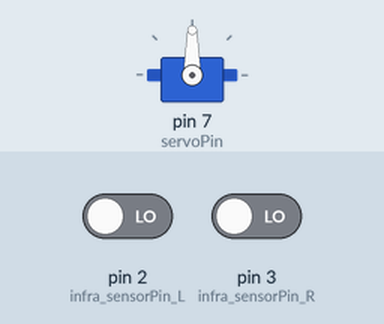
Simulated run of this sketch. Board: Arduino Uno, built with avr-gcc and run on an emulated ATmega328P. Parts: servo. The inputs (shaded band) are chosen by the test bench; at power-on: pin 2 (infra_sensorPin_L) LOW, pin 3 (infra_sensorPin_R) LOW.

Above: at 1.2 s.
1.3 s: pin 2 (infra_sensorPin_L) driven HIGH
At 1.9 s:
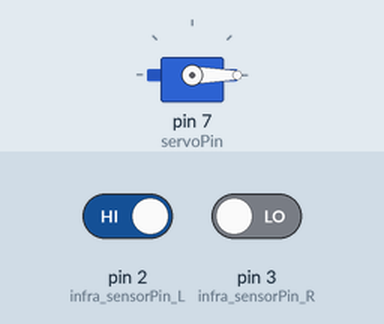
2.8 s: pin 2 (infra_sensorPin_L) driven LOW
At 3.1 s:
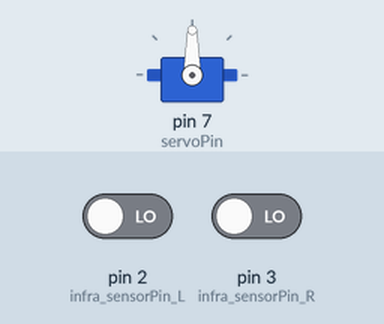
4.3 s: pin 3 (infra_sensorPin_R) driven HIGH
At 5.4 s:
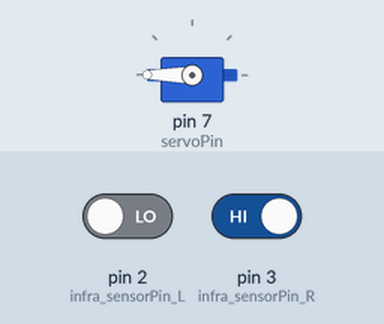
5.8 s: pin 3 (infra_sensorPin_R) driven LOW
At 6.5 s:
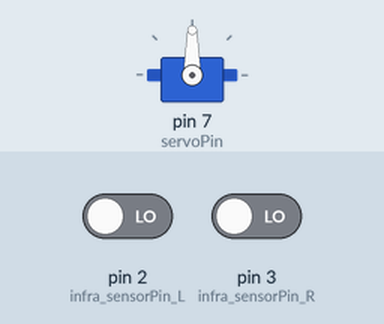
Timing chart, 0 to 8.3 s (numbered marks = the images above; inputs shaded):
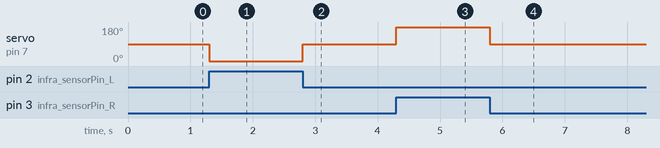

The sketch:

servo_infrasensor_digital_control_library.ino
```cpp
//라이브러리와 내장함수를 사용하는 경우
//디지털 핀을 사용하는 경우
//서보모터용으로 개별적인 아두이노 우노를 사용하는 경우
//회전 방향을 탐지한 경우에는 최대 회전(왼쪽 최대 or 오른쪽 최대)으로 회전하도록 하는 코드

#include <Servo.h> //라이브러리 추가

Servo motor_servo; // Servo 클래스로 motor_servo 객체 생성
int servoPin = 7; // 모터 제어핀을  디지털 7번 핀으로 설정(PWM)
// #define servoPin 7 // 모터 제어핀을  디지털 7번 핀으로 설정(PWM)을 define을 통해 코딩
int servo_angle = 90; //각도 조절 변수, 초기값을 직진 값으로 설정

int infra_sensorPin_L = 2; //왼쪽 적외선 센서의 신호핀을 2번 핀에 연결
// #define infra_sensorPin_L 2 //왼쪽 적외선 센서의 신호핀을 2번 핀에 연결을 define을 통해 코딩
int infra_sensorPin_R = 3; //오른쪽 적외선 센서의 신호핀을 3번 핀에 연결
// #define infra_sensorPin_R 3 //오른쪽 적외선 센서의 신호핀을 3번 핀에 연결을 define을 통해 코딩
int infra_sensor_value_L = 0; //왼쪽 적외선 센서로 부터 얻은 아날로그 값에 대한 초기화
int infra_sensor_value_R = 0; //오른쪽 적외선 센서로 부터 얻은 아날로그 값에 대한 초기화


void setup() {
  pinMode(servoPin, OUTPUT); //servoPin을 출력으로 설정
  motor_servo.attach(7); //서보 모터의 신호선을 디지털 7번핀에 연결
  //Serial.begin(9600);
  pinMode(infra_sensorPin_L, INPUT); //왼쪽 적외선 센서의 신호핀을 입력으로 설정
  pinMode(infra_sensorPin_R, INPUT); //오른쪽 적외선 센서의 신호핀을 입력으로 설정
  motor_servo.write(servo_angle); //처음 동작할 때 직진으로 서보모터를 설정
}

void loop() {
  infra_sensor_value_L = digitalRead(infra_sensorPin_L); //왼쪽 적외선 센서로 부터 읽은 디지털 값을 변수에 저장
  infra_sensor_value_R = digitalRead(infra_sensorPin_R); //오른쪽 적외선 센서로 부터 읽은 디지털 값을 변수에 저장

  servo_angle = comparator(infra_sensor_value_L,infra_sensor_value_R); //comparator 함수를 통해 서보모터 회전 방향에 대한 정보를 servo_angle 변수에 저장
  motor_servo.write(servo_angle); //servo_angle 값을 통해 서보모터 회전
}

//매개변수로 전달된 양쪽 센서의 값에 대한 비교를 통해 라인의 색을 분석하고 이를 통해 회전 방향을 결정하는 함수
int comparator(int sensor_left, int sensor_right){
  if(sensor_left == 1){
    if(sensor_right != 1){
      return 0;
    }
    else{
      return 90;
    }
  }
  else if(sensor_right == 1){
    if(sensor_left != 1){
      return 180;
    }
    else{
      return 90;
    }
  }
  else{
    return 90;
  }
}
```

Measured:
- after the input at 1.3 s, servo on pin 7 (servoPin): 90° → 0° at once
- after the input at 2.8 s, servo on pin 7 (servoPin): 0° → 90° at once
- after the input at 4.3 s, servo on pin 7 (servoPin): 90° → 180° at once
- after the input at 5.8 s, servo on pin 7 (servoPin): 180° → 90° at once
